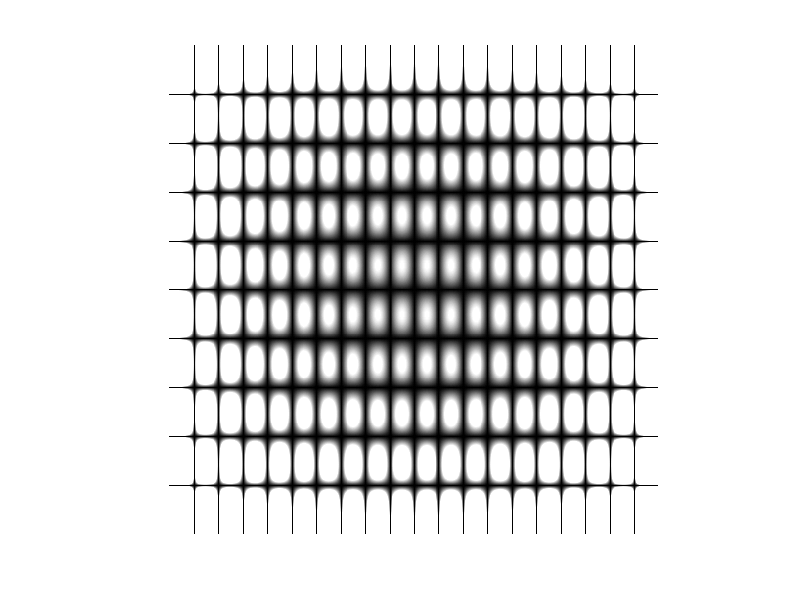
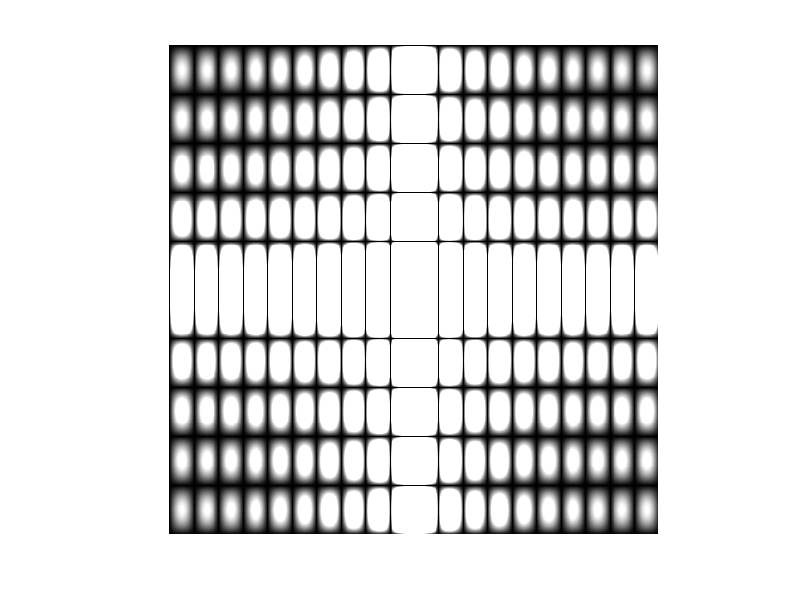
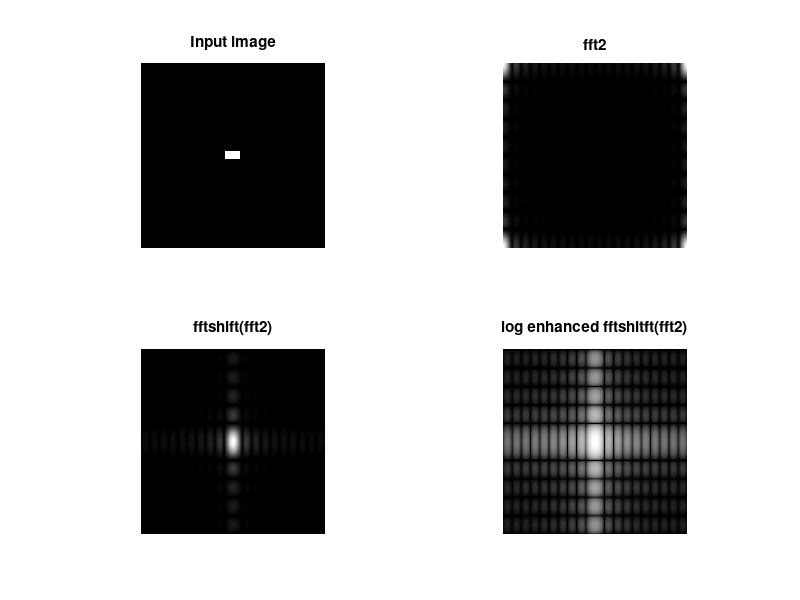

MATLAB code to generate these figures, in order:
f = ones(10,20);
F = fft2(f,500,500);
f1 = zeros(500,500);
f1(240:260,230:270) = 1;
S = abs(F);
Fc = fftshift(F);
S1 = abs(Fc);
S2 = log(1+S1);
figure,imshow(S);
figure,imshow(S1);
figure,subplot(2,2,1);imshow(f1);title('Input image')
subplot(2,2,2); imshow(S,[]);title('fft2')
subplot(2,2,3); imshow(S1,[]);title('fftshift(fft2)')
subplot(2,2,4);imshow(S2,[]);title('log enhanced fftshitft(fft2)')
